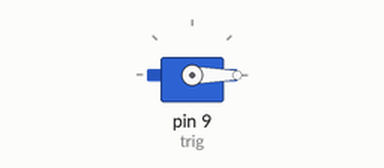
Simulated run of this sketch. Board: Arduino Uno, built with avr-gcc and run on an emulated ATmega328P. Shown: servo. What the sketch prints to the serial monitor is not drawn.

Above: at 0.1 s.
At 4.1 s:
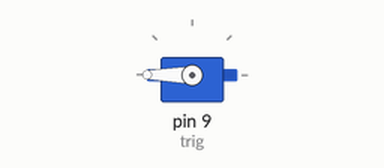
Timing chart, 0 to 5.6 s (numbered marks = the images above):
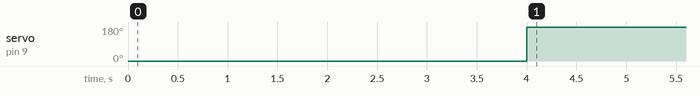

The sketch:

triggerCalibration.ino
```cpp
//Sentry Turret Code by Dhruv Batra

//References
//https://www.arduino.cc/en/Reference/Servo
//https://howtomechatronics.com/tutorials/arduino/ultrasonic-sensor-hc-sr04/

#include<Servo.h>

//define serovs
Servo trig;

void setup() {
  // put your setup code here, to run once:
  Serial.begin(9600); //Starts serial connection
}

void loop() {

  trig.attach(9);
  trig.write(0);//servo rotates one way to pull trigger
  delay(4000); //MODIFY ME how long for ^
  trig.write(180);//servo rotates back so string is taunt and gun ready for another trigger
  delay(25);//MODIFY ME how long for ^
  trig.detach();
  while(true){Serial.println("infinite");}

}
```

Measured:
- by itself, servo on pin 9 (trig): 0° → 180° at 4.0 s
